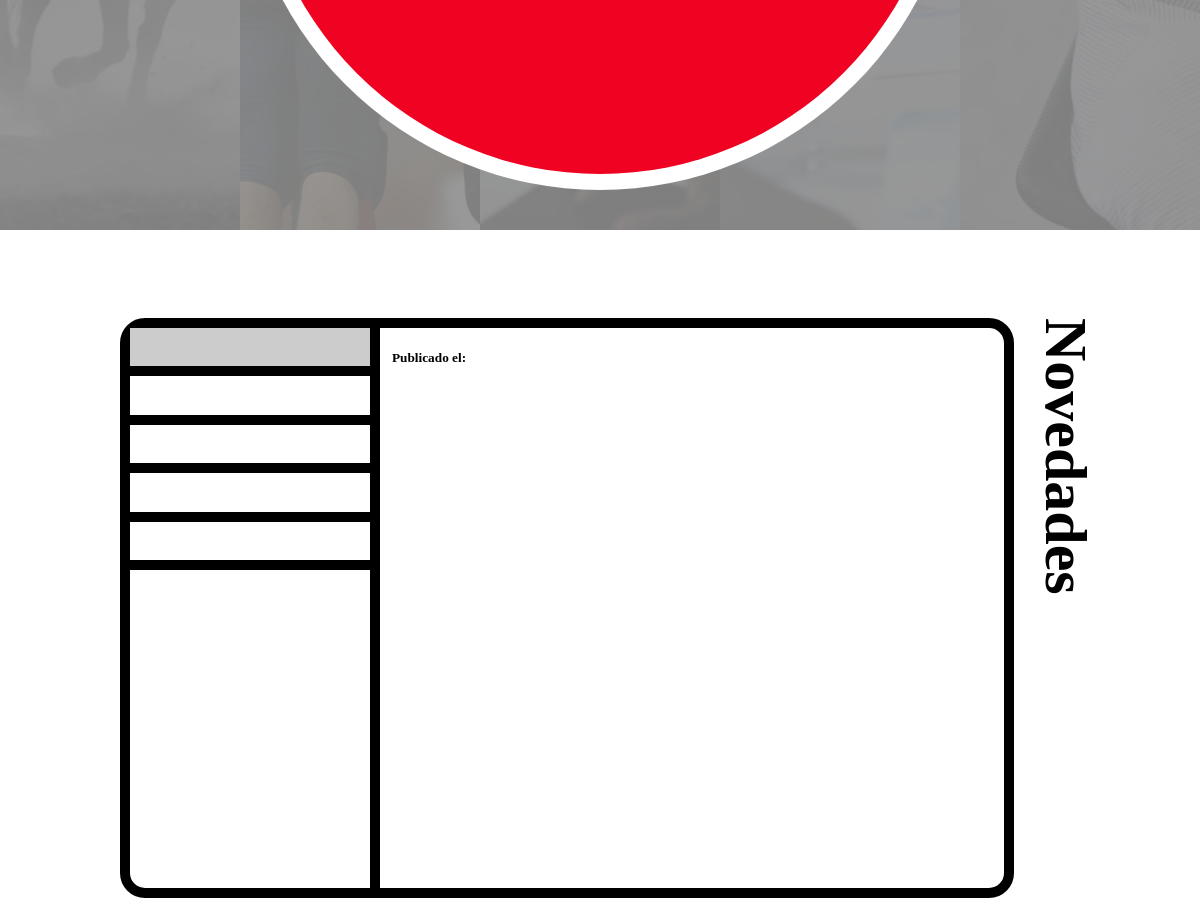
/web/ (middle part), run on an earlier commit of the app's database.
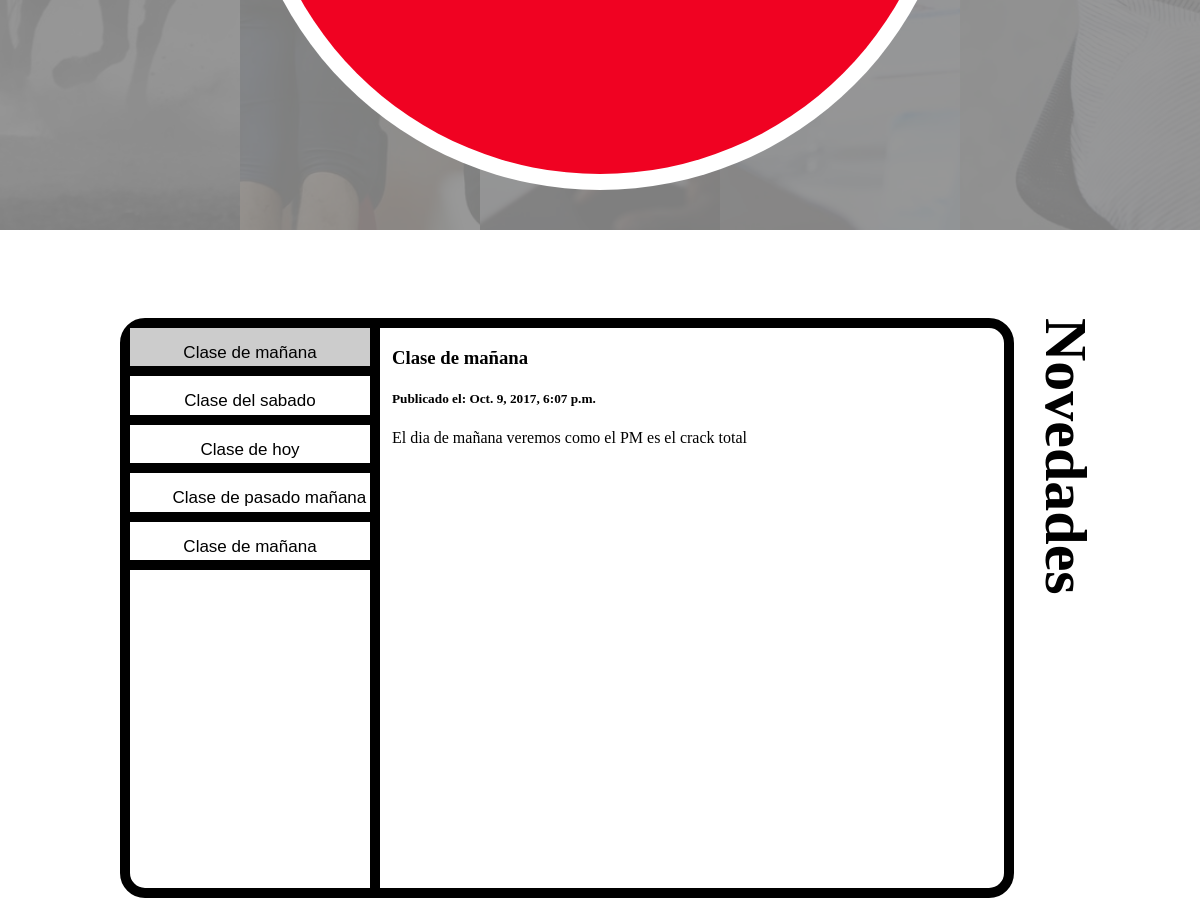
And on a later commit of the database.
### web/models.py (models this page shows, shortened)
class Novedad(models.Model):
    titulo = models.CharField(max_length=30) #Titulo de la novedad
    contenido = models.TextField() #Contenido de la novedad
    fechaP = models.DateTimeField('fecha de publicacion')
    tags = models.CharField(max_length=30)

### web/views.py (the view)
# urls.py: url(r'^web/', web_view),
def web_view(request):
    novedades = Novedad.objects.all().order_by('-fechaP')[:5]
    trabajos = Trabajo.objects.all().order_by('-fechaP')
    return render(request, 'web/index.html', {'novedades': novedades})

### web/templates/web/index.html (shortened to what this page needs)
{% load staticfiles %}
<!DOCTYPE HTML>
<html>
	<head>
		{% load static %}
		<link rel="stylesheet" href="{% static 'web/css/style.css' %}">
	</head>
	<body>
		{% include 'web/header.html' %}
		{% include 'web/presentacion.html' %}
		{% include 'web/novedades.html' %}
	</body>
</html>

### web/templates/web/header.html (shortened to what this page needs)
<header id="header">
    <div class="inner">
    </div>
</header>

### web/templates/web/presentacion.html
<div class="container-agile">
    <div class="box"><h1><span>Agile</span></h1></div>
    <div class="box"><h1><span>Scrum</span></h1></div>
    <div class="box"><h1><span>XP</span></h1></div>
    <div class="box"><h1><span>LEAN</span></h1></div>
    <div class="box"><h1><span>Kanban</span></h1></div>
</div>

### web/templates/web/novedades.html (shortened to what this page needs)
    <div class="container-nov" id="novedades">
        <h1>Novedades</h1>
        <div class="nov">
            <div class="tab">
                <button class="tablinks" onclick="openNov(event, 'nov1')" id="defaultOpen">{{ novedades.0.titulo }}</button>
                <button class="tablinks" onclick="openNov(event, 'nov2')">{{ novedades.1.titulo }}</button>
                <button class="tablinks" onclick="openNov(event, 'nov3')">{{ novedades.2.titulo }}</button>
                <button class="tablinks" onclick="openNov(event, 'nov4')">{{ novedades.3.titulo }}</button>
                <button claLibro 1ss="tablinks" onclick="openNov(event, 'nov5')">{{ novedades.4.titulo }}</button>
              </div>
              <div id="nov1" class="tabcontent">
                <h3>{{ novedades.0.titulo }}</h3>
                <h5>Publicado el: {{ novedades.0.fechaP }}</h5>
                <p>{{ novedades.0.contenido }}</p>
              </div>
        </div>
    </div>

### web/static/web/css/style.css (style rules this page uses)
body { margin: 0; padding: 0; }

### web/static/web/css/red-ballon.css (style rules this page uses)
#header { -moz-transition: background 1s ease-in-out, height 0.2s ease-in-out; -webkit-transition: background 1s ease-in-out, height 0.2s ease-in-out; -ms-transition: background 1s ease-in-out, height 0.2s ease-in-out; transition: background 1s ease-in-out, height 0.2s ease-in-out; display: -moz-flex; display: -webkit-flex; display: -ms-flex; display: flex; -moz-justify-content: center; -webkit-justify-content: center; -ms-justify-content: center; justify-content: center; -moz-align-items: center; -webkit-align-items: center; -ms-align-items: center; align-items: center; display: -ms-flexbox; -ms-flex-align: center; -ms-flex-pack: center; background: rgba(254, 254, 254, 0.5); position: fixed; top: 0; width: 100%; height: 100vh; z-index: 10001; }
#header .inner { -moz-transition: height 0.2s ease-in-out, width 0.2s ease-in-out; -webkit-transition: height 0.2s ease-in-out, width 0.2s ease-in-out; -ms-transition: height 0.2s ease-in-out, width 0.2s ease-in-out; transition: height 0.2s ease-in-out, width 0.2s ease-in-out; display: -moz-flex; display: -webkit-flex; display: -ms-flex; display: flex; -moz-flex-direction: column; -webkit-flex-direction: column; -ms-flex-direction: column; flex-direction: column; -moz-justify-content: center; -webkit-justify-content: center; -ms-justify-content: center; justify-content: center; -moz-align-items: center; -webkit-align-items: center; -ms-align-items: center; align-items: center; display: -ms-flexbox; -ms-flex-align: center; -ms-flex-pack: center; background: #F00222; border-radius: 100%; width: 35em; height: 35em; padding: 4em; text-align: center; box-shadow: 0 0 0 1em #FFF; cursor: default; }
input[type="submit"], input[type="reset"], input[type="button"], button, .button { -moz-appearance: none; -webkit-appearance: none; -ms-appearance: none; appearance: none; -moz-transition: background-color 0.2s ease-in-out, color 0.2s ease-in-out; -webkit-transition: background-color 0.2s ease-in-out, color 0.2s ease-in-out; -ms-transition: background-color 0.2s ease-in-out, color 0.2s ease-in-out; transition: background-color 0.2s ease-in-out, color 0.2s ease-in-out; border-radius: 4px; border: 0; cursor: pointer; display: inline-block; font-weight: 300; height: 2.85em; line-height: 2.95em; padding: 0 2.5em; text-align: center; text-decoration: none; white-space: nowrap; }

### web/static/web/css/presentation.css (style rules this page uses)
.container-agile { width: 100vw; height: 100vh; position: relative; display: flex; box-sizing: border-box; }
.container-agile .box { width: 20vw; text-align: center; line-height: 100vh; flex-grow: 1; background-size: cover; background-position: center; transition: 1s; }
.container-agile .box h1 { margin: 0; padding: 0; line-height: 100vh; font-size: 2em; background: rgba(0, 0, 0, .8); transition: 1s; }
.container-agile .box:nth-child(1) { background-image: url(../img/agile.jpeg); background-position-x: 60%; }
.container-agile .box:nth-child(2) { background-image: url(../img/scrum.jpeg); }
.container-agile .box:nth-child(3) { background-image: url(../img/xp.jpeg); background-position-x: 85%; }
.container-agile .box:nth-child(4) { background-image: url(../img/lean.jpeg); }
.container-agile .box:nth-child(5) { background-image: url(../img/kanban.jpeg); background-position-x: 50%; }

### web/static/web/css/novedades.css (style rules this page uses)
.container-nov { width: 100vw; height: 90vh; background:white; position: relative; }
.container-nov h1 { writing-mode: vertical-lr; float: right; margin-right: 100px; margin-top: 11vh; font-size: 60px; }
.nov { position: absolute; top: 11vh; left: 10vw; margin: auto; box-sizing: border-box; border: 10px solid black; border-radius: 25px; }
div.tab { float: left; width: 20vw; height: 70vh; border-right: 10px solid black; }
div.tab button { display: block; background-color: inherit; color: black; width: 100%; border-bottom:10px solid black; border-radius: 0px; text-align: center; cursor: pointer; transition: 0.3s; font-size: 17px; }
div.tab button.active { background-color: #ccc; }
.tabcontent { float: left; padding: 0px 12px; width: 50vw; border-left: none; height: 70vh; }

What changed in the data, as far as the page shows it:
added Novedad: titulo "Clase de mañana", fechaP "Oct. 9, 2017, 6:07 p.m.", contenido "El dia de mañana veremos como el PM es el crack total"
added Novedad: titulo "Clase del sabado"
added Novedad: titulo "Clase de hoy"
added Novedad: titulo "Clase de pasado mañana"
added Novedad: titulo "Clase de mañana"
